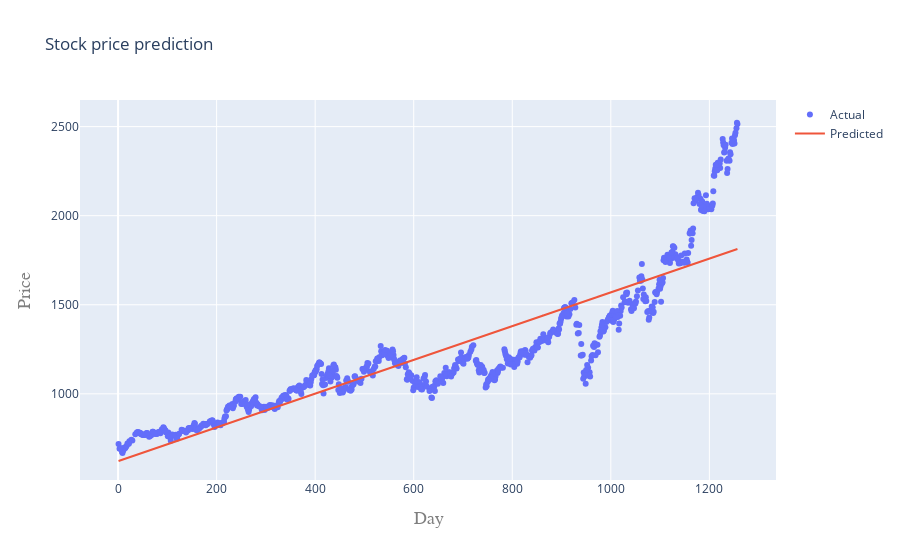

Notebook code cell kept with this figure:
### Code cell
iplot(plto2)

### Figure 1 — Plotly figure (JSON) as saved in the notebook; plotly's stock layout.template omitted (floating-point values rounded to 4 significant figures; data arrays with more than 128 entries replaced by an {"elided": "..."} marker saying what was removed)
{"data": [{"mode": "markers", "name": "Actual", "type": "scatter", "x": {"elided": "880 int values"}, "y": {"elided": "880 float values"}}, {"mode": "lines", "name": "Predicted", "type": "scatter", "x": {"elided": "880 int values"}, "y": {"elided": "880 float values"}}], "layout": {"title": {"text": "Stock price prediction"}, "xaxis": {"title": {"font": {"color": "#7f7f7f", "family": "Courier New, monospace", "size": 18}, "text": "Day"}}, "yaxis": {"title": {"font": {"color": "#7f7f7f", "family": "Courier New, monospace", "size": 18}, "text": "Price"}}}}
